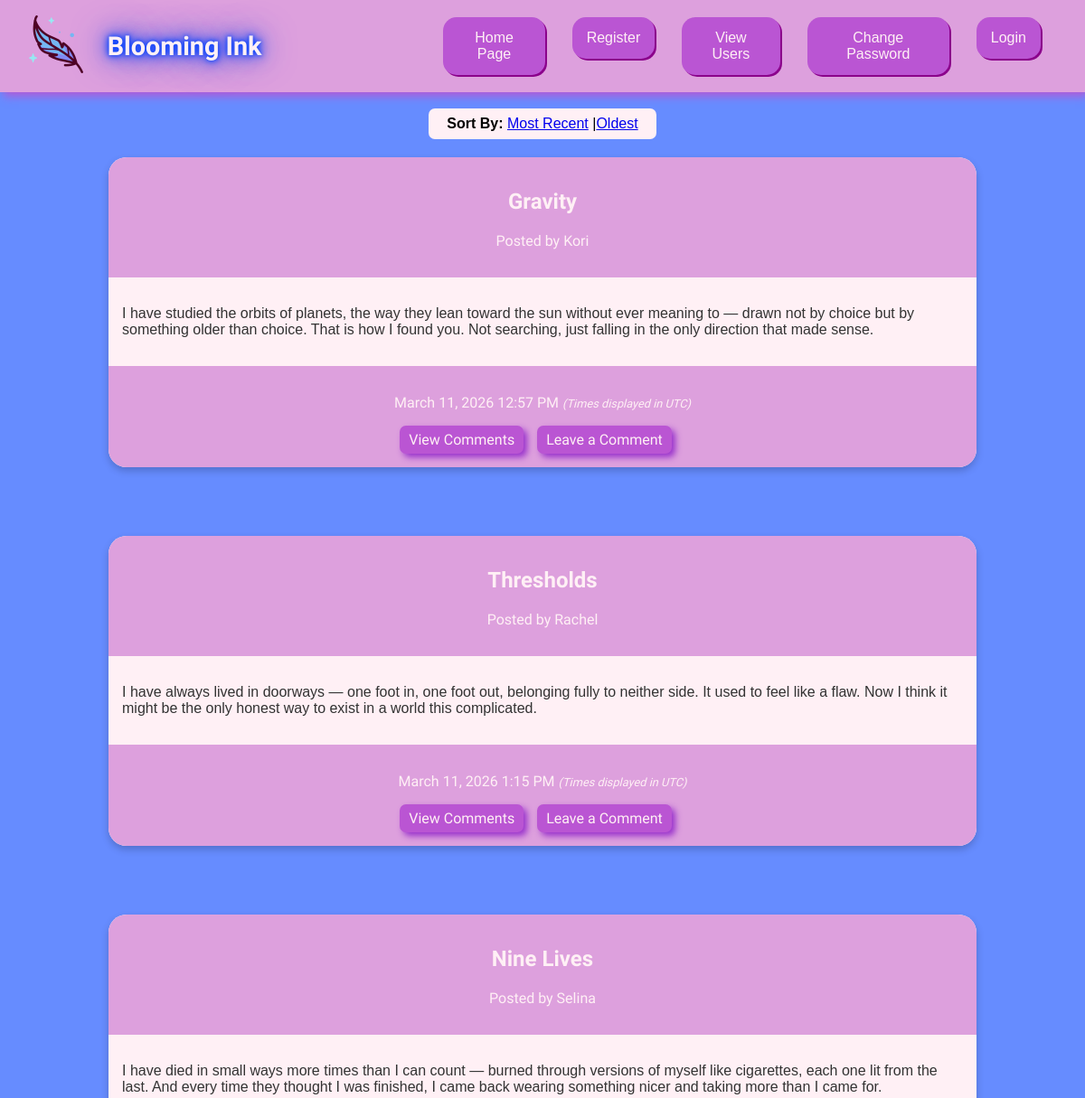
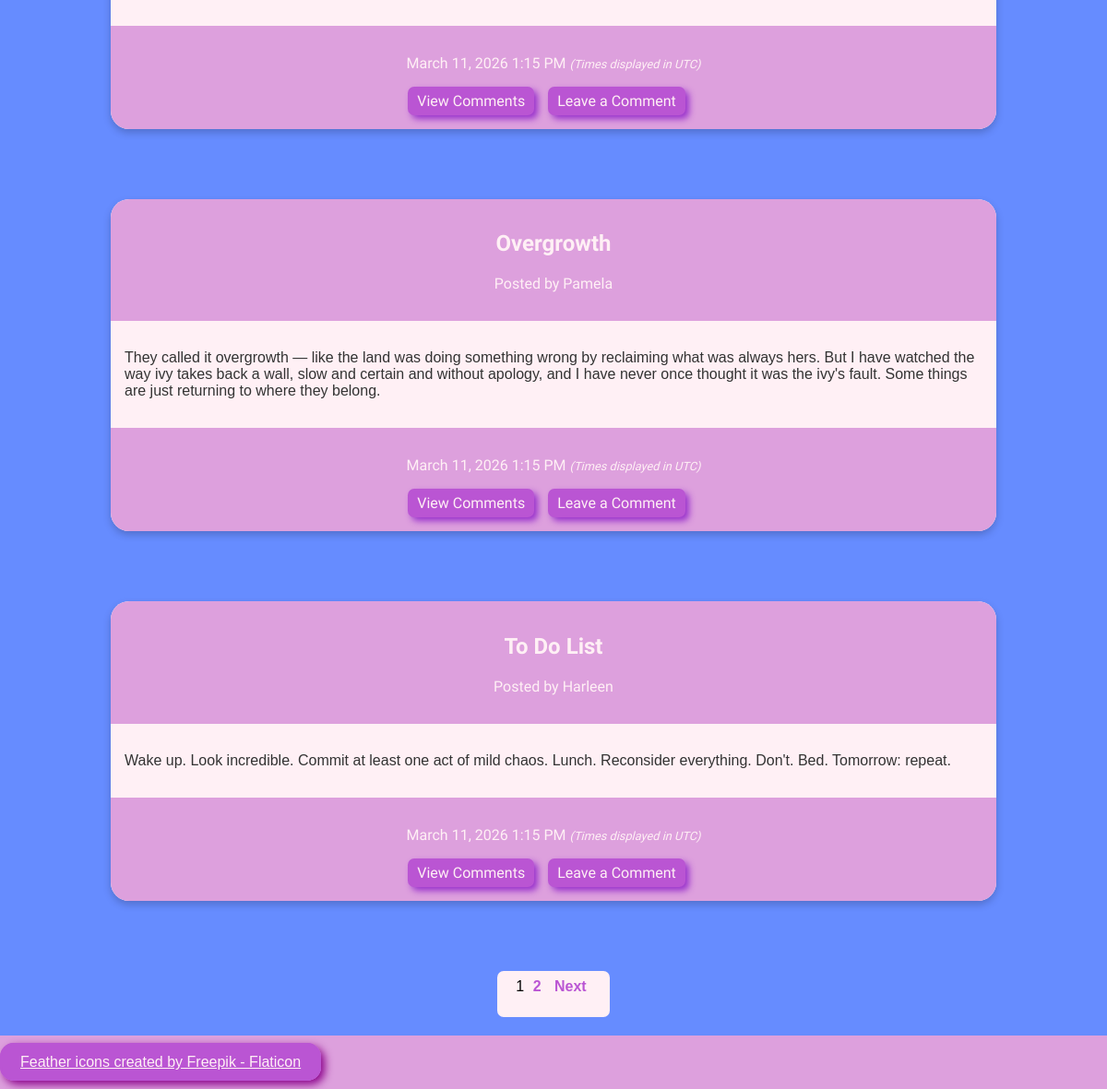
The page /Blooming_Ink/index.php?sort=oldest on the database its author committed (2 pictures, top to bottom).
### tables this page shows
CREATE TABLE `blogposts` (
  `blogpost_id` int(11) NOT NULL,
  `user_id` int(11) NOT NULL,
  `blogpost_title` varchar(255) NOT NULL,
  `blogpost_body` text NOT NULL,
  `blogpost_timestamp` timestamp NOT NULL DEFAULT current_timestamp()
);

CREATE TABLE `users` (
  `user_id` int(11) NOT NULL,
  `fname` varchar(255) NOT NULL,
  `lname` varchar(255) NOT NULL,
  `email` varchar(255) NOT NULL,
  `pass` char(64) NOT NULL,
  `registration_date` timestamp NOT NULL DEFAULT current_timestamp(),
  `is_admin` tinyint(1) DEFAULT NULL
);

### Blooming_Ink/index.php (the view, shortened to what this page needs)
<?php
include('header.php');
?>
<!DOCTYPE html>
<html lang="en">
<div class="main-content">
<?php
include('mysqli_connect.php');
$display = 5;
if (isset($_GET['p']) && is_numeric($_GET['p'])) {
$pages = $_GET['p'];
} else {
$q = "SELECT COUNT(blogpost_id) FROM blogposts";
$r = mysqli_query ($dbc, $q);
$rowp = mysqli_fetch_array ($r, MYSQLI_NUM);
$records = $rowp[0];
if ($records > $display) {
$pages = ceil ($records/$display);
} else {
$pages = 1;
}
}
if (isset($_GET['s']) && is_numeric($_GET['s'])) {
$start = $_GET['s'];
} else {
$start = 0;
}
$sort = (isset($_GET['sort'])) ? $_GET['sort'] : 'date';
switch ($sort) {
case 'oldest':
$order_by = 'blogpost_timestamp ASC';
break;
}
echo '<br>';
echo '<div style="background-color:lavenderblush; border-radius:7px; width:fit-content; margin:0 auto; padding:8px 20px; text-align:center;">';
echo '<strong> Sort By: </strong>';
echo '<a href="?sort=recent">Most Recent</a> |';
echo '<a href="?sort=oldest">Oldest</a>';
echo '</div>';
$query = "SELECT blogposts.*, users.fname FROM blogposts JOIN users ON blogposts.user_id = users.user_id ORDER BY $order_by LIMIT $start, $display";
$results = mysqli_query($dbc, $query);
while ($row = mysqli_fetch_array($results, MYSQLI_ASSOC)){
	echo "<div class='card'>";
    echo "<div class='card-header'>";
        echo "<h2>" . htmlspecialchars($row['blogpost_title']) . "</h2>";
        echo "<p>Posted by " . htmlspecialchars($row['fname']) . "</p>";
    echo "</div>";
    echo "<div class='card-content'>";
        echo "<p>" . htmlspecialchars($row['blogpost_body']) . "</p>";
    echo "</div>";
    echo "<div class='card-footer'>";
        echo "<p>" . date('F j, Y g:i A', strtotime($row['blogpost_timestamp'])) . " <em style='font-size:0.8em;'>(Times displayed in UTC)</em></p>";
        echo "<a href='viewcomments.php?blogpost_id=" . $row['blogpost_id'] . "'>View Comments</a>";
        echo "<a href='newcomment.php?blogpost_id=" . $row['blogpost_id'] . "'>Leave a Comment</a>";
    echo "</div>";
echo "</div>";
	echo "</div><br><br>";
}
if ($pages > 1) {
echo '<div id="paginationbuttons" style="text-align:center; margin: 20px auto; width:fit-content; background-color:lavenderblush; border-radius:7px; padding:8px 20px;">';
$current_page = ($start/$display) + 1;
for ($i = 1; $i <= $pages; $i++) {
if ($i != $current_page) {
echo '<a href="?s=' . (($display * ($i - 1))) . '&p=' . $pages . '&sort=' . $sort . '">' . $i . '</a> ';
} else {
echo $i . ' ';
}
}
if ($current_page != $pages) {
echo '<a href="?s=' . ($start + $display) . '&p=' . $pages . '&sort=' . $sort . '">Next</a>';
}
}
echo '</div>';
?>
<?php
include('footer.php');
?>
</html>

### Blooming_Ink/header.php (style rules this page uses)
body { margin:0; padding:0; background-color:#668cff; font-family: 'Trebuchet MS', sans-serif; display:flex; flex-direction: column; min-height: 100vh; }

### Blooming_Ink/index.php (style rules this page uses)
.card { width: 80%; margin: 20px auto; box-shadow: 0 4px 8px rgba(0, 0, 0, 0.2); border-radius: 20px; overflow: hidden; background-color: #f9f9f9; }
.card-header, .card-footer { background-color: plum; color: lavenderblush; font-family: 'Amaranth'; padding: 15px; text-align: center; }
.card-content { font-family: 'Trebuchet MS', sans-serif; padding: 15px; background-color: lavenderblush; color: #333; }
.card-footer a { color: lavenderblush; text-decoration: none; background-color:mediumorchid; border: 2px solid mediumorchid; border-radius: 7px; box-shadow: 4px 4px 7px darkorchid; cursor: pointer; padding: 4px 8px; margin-right: 15px; display:inline-block; }
#paginationbuttons a { color: mediumorchid; text-decoration: none; background-color: transparent; border: none; border-radius: 0; box-shadow: none; padding: 0 5px; font-weight: bold; }

### rows shown on the page
blogposts: blogpost_title "Gravity", user.fname "Kori", blogpost_body "I have studied the orbits of planets, the way they lean toward the sun without ever meaning to — drawn not by choice but by something older than choice. That is how I found you. Not searching, just falling in the only direction that made sense.", blogpost_timestamp "March 11, 2026 12:57 PM"
blogposts: blogpost_title "Thresholds", user.fname "Rachel", blogpost_body "I have always lived in doorways — one foot in, one foot out, belonging fully to neither side. It used to feel like a flaw. Now I think it might be the only honest way to exist in a world this complicated.", blogpost_timestamp "March 11, 2026 1:15 PM"
blogposts: blogpost_title "Nine Lives", user.fname "Selina", blogpost_body "I have died in small ways more times than I can count — burned through versions of myself like cigarettes, each one lit from the last. And every time they thought I was finished, I came back wearing something nicer and taking more than I came for.", blogpost_timestamp "March 11, 2026 1:15 PM"
blogposts: blogpost_title "Overgrowth", user.fname "Pamela", blogpost_body "They called it overgrowth — like the land was doing something wrong by reclaiming what was always hers. But I have watched the way ivy takes back a wall, slow and certain and without apology, and I have never once thought it was the ivy's fault. Some things are just returning to where they belong.", blogpost_timestamp "March 11, 2026 1:15 PM"
blogposts: blogpost_title "To Do List", user.fname "Harleen", blogpost_body "Wake up. Look incredible. Commit at least one act of mild chaos. Lunch. Reconsider everything. Don't. Bed. Tomorrow: repeat.", blogpost_timestamp "March 11, 2026 1:15 PM"
